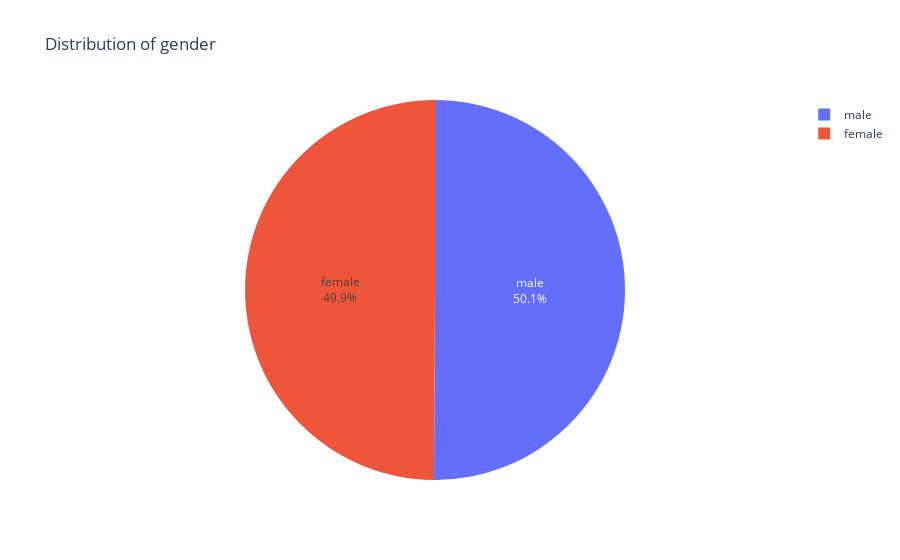

The cell this chart's notebook holds for it:
### Code cell
fig = px.pie(data_mod2, names = 'Gender', title = 'Distribution of gender')
fig.update_traces(textposition='inside', textinfo='percent+label')

### Figure 1 — Plotly figure (JSON) as saved in the notebook; plotly's stock layout.template omitted (floating-point values rounded to 4 significant figures; data arrays with more than 128 entries replaced by an {"elided": "..."} marker saying what was removed)
{"data": [{"domain": {"x": [0, 1], "y": [0, 1]}, "hovertemplate": "Gender=%{label}<extra></extra>", "labels": {"elided": "1877 str values"}, "legendgroup": "", "name": "", "showlegend": true, "textinfo": "percent+label", "textposition": "inside", "type": "pie"}], "layout": {"legend": {"tracegroupgap": 0}, "title": {"text": "Distribution of gender"}}}
